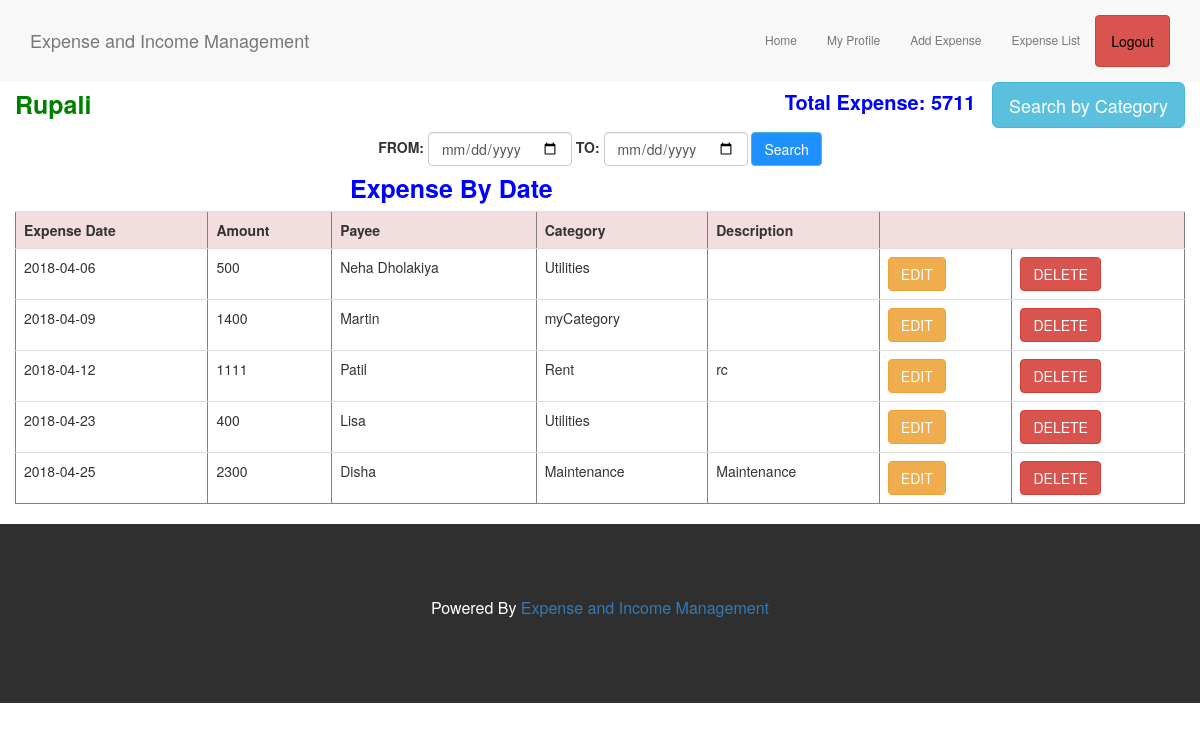
/exByDate.php (signed in), run on the app's committed database.
### tables this page shows
CREATE TABLE `user_reg` (
  `id` int(20) NOT NULL,
  `fname` varchar(20) NOT NULL,
  `pass1` varchar(20) NOT NULL,
  `pass2` varchar(20) NOT NULL,
  `email` varchar(20) NOT NULL
);

CREATE TABLE `expensedata` (
  `id` int(20) NOT NULL,
  `email` varchar(20) NOT NULL,
  `exdate` varchar(20) NOT NULL,
  `amt` varchar(20) NOT NULL,
  `payee` varchar(20) NOT NULL,
  `excategory` varchar(20) NOT NULL,
  `description` varchar(50) NOT NULL
);

### exByDate.php (the view, shortened to what this page needs)
<?php
include('connection.php');
$id = $_SESSION['id'];
$sel_user = mysqli_query($conn, "select * from user_reg where id='".$id."'");
$data = mysqli_fetch_array($sel_user);
?>
<?php
include("connection.php");
?>
<!DOCTYPE html PUBLIC "-//W3C//DTD XHTML 1.0 Transitional//EN" "http://www.w3.org/TR/xhtml1/DTD/xhtml1-transitional.dtd">
<html xmlns="http://www.w3.org/1999/xhtml">
<head>
  <link rel="stylesheet" href="https://maxcdn.bootstrapcdn.com/bootstrap/3.3.7/css/bootstrap.min.css">
  <link rel="stylesheet" type="text/css" href="stylesheet.css">
</head>
<body>
<nav class="navbar navbar-default">
  <div class="container">
    <div class="navbar-header">
      <a class="navbar-brand" href="home1.php">Expense and Income Management</a>
    </div>
    <div class="collapse navbar-collapse" id="myNavbar">
      <ul class="nav navbar-nav navbar-right">
        <li><a href="home1.php">Home</a></li>
        <li><a href="profile.php">My Profile</a></li>
         <li><a href="expenseEntry.php">Add Expense</a></li>
        <li><a href="expenseRecord.php">Expense List</a></li>
        <li><a class="btn btn-danger" href="logout.php" style="color: #000000">Logout</a></li>
      </ul>
    </div>
  </div>
</nav>
<div class="container">
  <div class="row">
<span style="float: left; color: green; font-weight: bold; font-size: 25px;"><?php echo $data['fname']; ?>
  </span>
  <span style="float: right; color: blue; font-weight: bold; font-size: 20px;"">
    <span>Total Expense:
    <?php
  $q=mysqli_query($conn,"select SUM(amt) from expensedata where email='".$data['email']."'") or die(mysqli_error());
  while($row=mysqli_fetch_assoc($q))
  {
    $a=$row['SUM(amt)'];
     echo $a;
  }
  ?>
  </span>&nbsp
  <a class="btn btn-info btn-lg" href="exByCategory.php">Search by Category</a>
  </span>
<br></br>
  <form align="center" class="form-inline" action="" method="post">
    <div class="form-group">
      <label for="email">FROM:</label>
      <input type="date" class="form-control" name="inputdate1">
    </div>
    <div class="form-group">
      <label for="pwd">TO:</label>
      <input type="date" class="form-control" name="inputdate2">
    </div>
    <input type="submit" class="btn btn-info" name="search" value="Search"/>
  </form>
 <div class="row">
 <span style="float: left; margin-left: 350px; color: blue; font-weight: bold; font-size: 25px;">Expense By Date</span>
 </div>
 <div class="table-responsive">
<table border="1" class="table table-hover">
<tr class="danger">
<th>Expense Date</th>
<th>Amount</th>
<th>Payee</th>
<th>Category</th>
<th>Description</th>
<th colspan="2"></th>
</tr>
<?php
 $conn = mysqli_connect("localhost","root","","2701592_word");
if(isset($_POST['search']))
{
  $inputdate1=$_POST['inputdate1'];
  $inputdate2=$_POST['inputdate2'];
  $query=mysqli_query($conn,"select * from expensedata where email='".$data['email']."' AND  exdate between '{$inputdate1}' AND '{$inputdate2}' ")or die (mysqli_error($conn)); ;
if (mysqli_num_rows($query) > 0)
{
  while($row=mysqli_fetch_assoc($query))
  {
?>
<tr>
  <td><?php echo $row['exdate'];?></td>
    <td><?php echo $row['amt'];?></td>
     <td><?php echo $row['payee'];?></td>
      <td><?php echo $row['excategory'];?></td>
       <td><?php echo $row['description'];?></td>
   <td><a class="btn btn-warning" href="expenseEdit.php?edt=<?php echo $row['id']; ?>">EDIT</a></td>
    <td><a class="btn btn-danger" href="expenseDelete.php?del=<?php echo $row['id']; ?>">DELETE</a></td>
</tr>
<?php
  }
}
else
{
    echo "No Data Found<br><br>";
}
}
else
{
?>
<?php
 $query=mysqli_query($conn,"select * from expensedata where email='".$data['email']."' order by exdate") or die(mysqli_error());
  while($row=mysqli_fetch_assoc($query))
  {
?>
<tr>
  <td><?php echo $row['exdate'];?></td>
    <td><?php echo $row['amt'];?></td>
     <td><?php echo $row['payee'];?></td>
      <td><?php echo $row['excategory'];?></td>
       <td><?php echo $row['description'];?></td>
   <td><a class="btn btn-warning" href="expenseEdit.php?edt=<?php echo $row['id']; ?>">EDIT</a></td>
    <td><a class="btn btn-danger" href="expenseDelete.php?del=<?php echo $row['id']; ?>">DELETE</a></td>
</tr>
<?php
  }
}
?>
</table>
</div>
</div>
</div>
<footer class="container-fluid bg-4 text-center">
  <p>Powered By <a href="#">Expense and Income Management</a></p>
</footer>
</body>
</html>

### stylesheet.css (style rules this page uses)
body { font: Montserrat, sans-serif; line-height: 1.8; }
p { font-size: 16px; }
.bg-4 { background-color: #2f2f2f; color: #fff; }
.container-fluid { padding-top: 70px; padding-bottom: 70px; }
.navbar { padding-top: 15px; padding-bottom: 15px; border: 0; border-radius: 0; margin-bottom: 0; font-size: 12px; }
input { border: 1px solid transparent; background-color: #f1f1f1; padding: 10px; font-size: 16px; }
input[type=submit] { background-color: DodgerBlue; color: #fff; cursor: pointer; }

### data on the page
user_reg: fname "Rupali"
expensedata: exdate "2018-04-06", amt "500", payee "Neha Dholakiya", excategory "Utilities"
expensedata: exdate "2018-04-09", amt "1400", payee "Martin", excategory "myCategory"
expensedata: exdate "2018-04-12", amt "1111", payee "Patil", excategory "Rent", description "rc"
expensedata: exdate "2018-04-23", amt "400", payee "Lisa", excategory "Utilities"
expensedata: exdate "2018-04-25", amt "2300", payee "Disha", excategory "Maintenance", description "Maintenance"

### other printed values
$a "5711"
